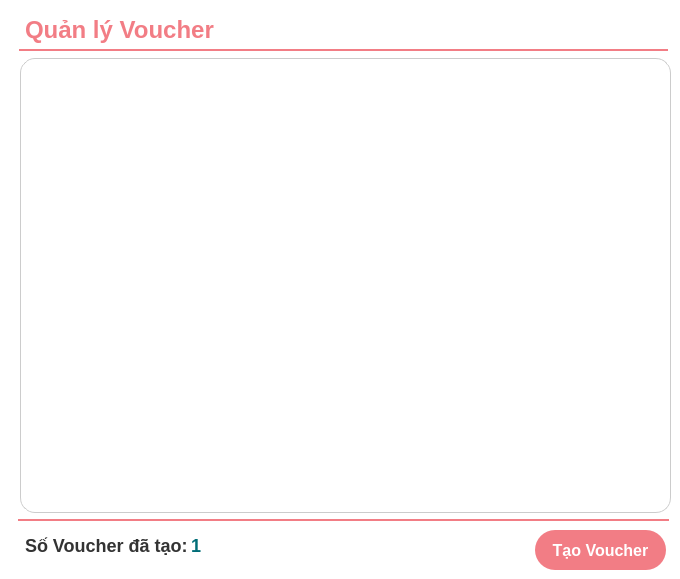
         <widget class="QWidget" name="sellerVouchers">
          <property name="styleSheet">
           <string notr="true">QWidget {
	background-color: white;
}</string>
          </property>
          <widget class="QLabel" name="label_32">
           <property name="geometry">
            <rect>
             <x>7</x>
             <y>10</y>
             <width>661</width>
             <height>41</height>
            </rect>
           </property>
           <property name="styleSheet">
            <string notr="true">font-size: 24px;
color: #f27d85;
font-weight: bold;
margin-left: 12px;
border-bottom-width: 2px;
border-bottom-style: solid;
border-bottom-color: #f27d85;
border-radius: 0px;</string>
           </property>
           <property name="text">
            <string>Quản lý Voucher</string>
           </property>
          </widget>
          <widget class="QPushButton" name="sellerAddVoucherBtn">
           <property name="geometry">
            <rect>
             <x>535</x>
             <y>530</y>
             <width>131</width>
             <height>40</height>
            </rect>
           </property>
           <property name="cursor">
            <cursorShape>PointingHandCursor</cursorShape>
           </property>
           <property name="styleSheet">
            <string notr="true">QPushButton {
	border-radius: 20px;
	color: white;
	font-size: 16px;
	font-weight: bold;
	background-color: #f27d85;
	border: none;
}
</string>
           </property>
           <property name="text">
            <string>Tạo Voucher</string>
           </property>
          </widget>
          <widget class="QLabel" name="label_67">
           <property name="geometry">
            <rect>
             <x>25</x>
             <y>530</y>
             <width>201</width>
             <height>31</height>
            </rect>
           </property>
           <property name="styleSheet">
            <string notr="true">QLabel {
font-size: 18px;
font-weight: bold;
color: #333;
}</string>
           </property>
           <property name="text">
            <string>Số Voucher đã tạo:</string>
           </property>
          </widget>
          <widget class="QLabel" name="sellerVoucherQuantity">
           <property name="geometry">
            <rect>
             <x>191</x>
             <y>530</y>
             <width>55</width>
             <height>31</height>
            </rect>
           </property>
           <property name="styleSheet">
            <string notr="true">QLabel {
font-size: 18px;
color: #006d77;
font-weight: bold;
}</string>
           </property>
           <property name="text">
            <string>1</string>
           </property>
          </widget>
          <widget class="QScrollArea" name="sellerVoucherScroll">
           <property name="geometry">
            <rect>
             <x>20</x>
             <y>58</y>
             <width>651</width>
             <height>455</height>
            </rect>
           </property>
           <property name="styleSheet">
            <string notr="true">QScrollArea {
	border-radius: 15px;
	background-color: white;
}

QScrollBar:vertical {              
	border: 1px solid #999999;
	border-radius: 5px;
    background: transparent;
    width: 12px;    
    margin: 0px 0px 0px 0px;
}

QScrollBar::handle:vertical {
    background: #f27d85;
	border-radius: 5px;
}

QScrollBar::add-line:vertical {
    height: 0px;
    subcontrol-position: bottom;
    subcontrol-origin: margin;
}

QScrollBar::sub-line:vertical {
    height: 0 px;
    subcontrol-position: top;
    subcontrol-origin: margin;
}</string>
           </property>
           <property name="widgetResizable">
            <bool>true</bool>
           </property>
           <widget class="QWidget" name="scrollAreaWidgetContents_12">
            <property name="geometry">
             <rect>
              <x>0</x>
              <y>0</y>
              <width>651</width>
              <height>455</height>
             </rect>
            </property>
            <property name="styleSheet">
             <string notr="true">QWidget#scrollAreaWidgetContents_12 {   
    background-color: white;
	border: 1px solid #ccc;
	border-radius: 15px;
}</string>
            </property>
           </widget>
          </widget>
          <widget class="QFrame" name="frame_7">
           <property name="geometry">
            <rect>
             <x>18</x>
             <y>501</y>
             <width>651</width>
             <height>20</height>
            </rect>
           </property>
           <property name="styleSheet">
            <string notr="true">border-bottom-width: 2px;
border-bottom-style: solid;
border-bottom-color: #f27d85;
border-radius: 0px;</string>
           </property>
           <property name="frameShape">
            <enum>QFrame::StyledPanel</enum>
           </property>
           <property name="frameShadow">
            <enum>QFrame::Raised</enum>
           </property>
          </widget>
          <zorder>frame_7</zorder>
          <zorder>label_32</zorder>
          <zorder>sellerAddVoucherBtn</zorder>
          <zorder>label_67</zorder>
          <zorder>sellerVoucherQuantity</zorder>
          <zorder>sellerVoucherScroll</zorder>
         </widget>
